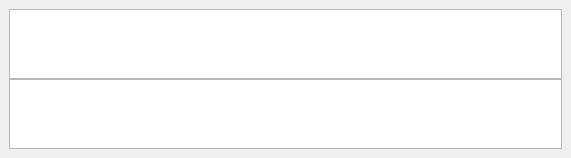
<?xml version="1.0" encoding="UTF-8"?>
<ui version="4.0">
 <class>CalcWindow</class>
 <widget class="QMainWindow" name="CalcWindow">
  <property name="geometry">
   <rect>
    <x>0</x>
    <y>0</y>
    <width>571</width>
    <height>102</height>
   </rect>
  </property>
  <property name="sizePolicy">
   <sizepolicy hsizetype="Maximum" vsizetype="Maximum">
    <horstretch>0</horstretch>
    <verstretch>0</verstretch>
   </sizepolicy>
  </property>
  <property name="windowTitle">
   <string>CalcPlusPlus</string>
  </property>
  <property name="windowOpacity">
   <double>0.950000000000000</double>
  </property>
  <widget class="QWidget" name="centralwidget">
   <layout class="QVBoxLayout" name="verticalLayout_2">
    <item>
     <layout class="QVBoxLayout" name="verticalLayout">
      <property name="spacing">
       <number>0</number>
      </property>
      <property name="sizeConstraint">
       <enum>QLayout::SetNoConstraint</enum>
      </property>
      <item>
       <widget class="QTextEdit" name="input1">
        <property name="font">
         <font>
          <family>DejaVu Math TeX Gyre</family>
          <pointsize>18</pointsize>
         </font>
        </property>
       </widget>
      </item>
      <item>
       <widget class="QTextEdit" name="output1">
        <property name="font">
         <font>
          <family>DejaVu Math TeX Gyre</family>
          <pointsize>18</pointsize>
         </font>
        </property>
        <property name="readOnly">
         <bool>true</bool>
        </property>
       </widget>
      </item>
     </layout>
    </item>
   </layout>
  </widget>
 </widget>
 <resources/>
 <connections/>
</ui>
